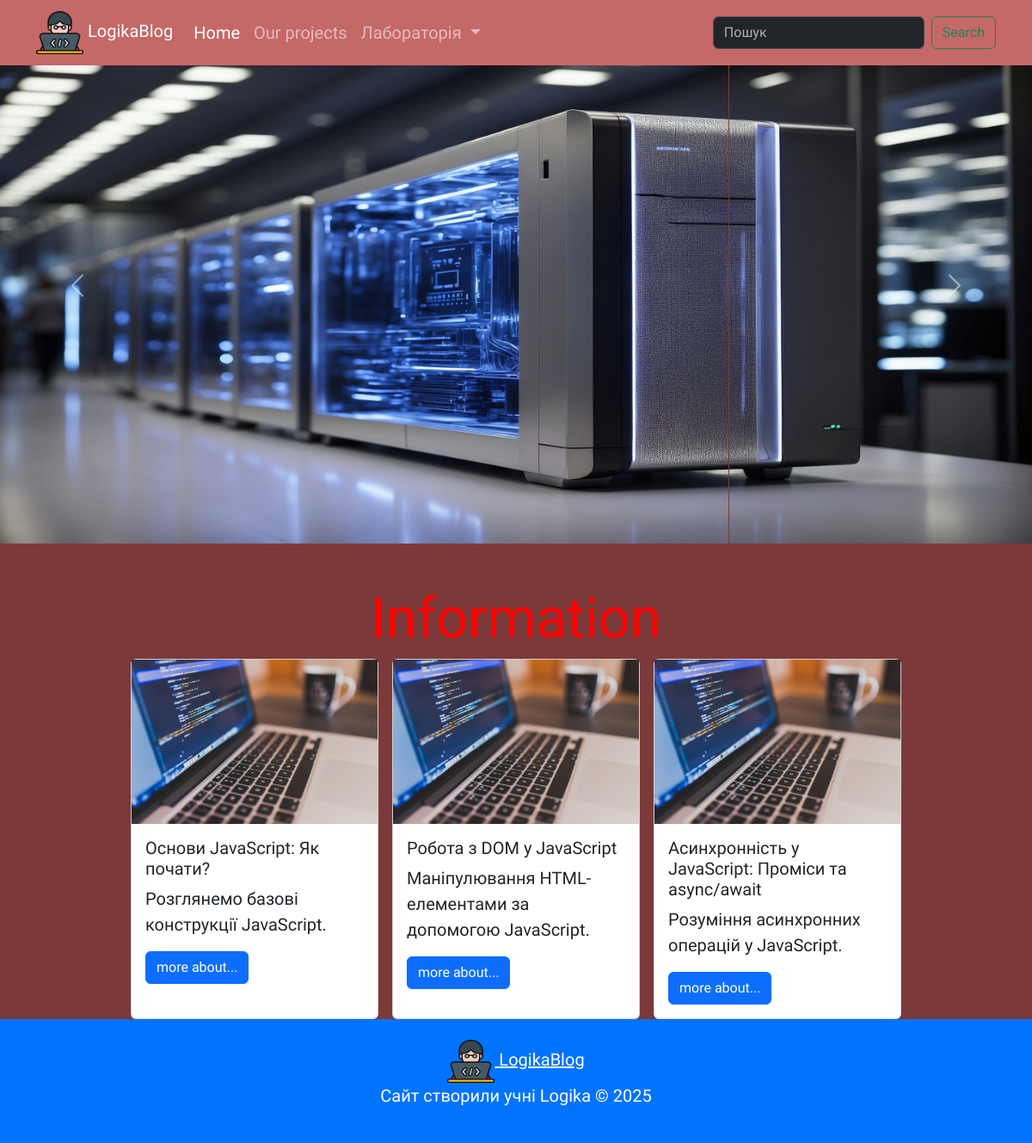
Page /category/1 on the committed database.
### tables this page shows
CREATE TABLE articles(
    id INTEGER NOT NULL UNIQUE PRIMARY KEY AUTOINCREMENT,
    title TEXT NOT NULL,
    description TEXT,
    text TEXT,
    image TEXT,
    author_id INTEGER NOT NULL,
    category_id INTEGER, 
    creared_at TEXT DEFAULT CURRENT_TIMESTAMP,

    FOREIGN KEY (author_id) REFERENCES users(id),
    FOREIGN KEY (category_id) REFERENCES categories(id)

);

### app.py (the view)
@app.route("/category/<int:category_id>")  # Вказуємо url-адресу для виклику функції
def category_page(category_id):
    categories = db.get_categories()
    articles = db.get_articles_by_category(category_id)
    return render_template("index.html", categories=categories, articles=articles)  # html-сторінка, що повертається у браузер

### db_scripts.py (called while the page is built)
    def open_db(self):
        self.conn = sqlite3.connect(self.dbname)
        self.cursor = self.conn.cursor()

    def get_categories(self):
        self.open_db()
        self.cursor.execute('''SELECT * FROM categories''')
        data = self.cursor.fetchall()
        self.conn.close()
        return data

    def get_articles_by_category(self, category_id):
        self.open_db()
        self.cursor.execute('''SELECT * FROM articles articles WHERE category_id=?''', [category_id])
        data = self.cursor.fetchall()
        self.conn.close()
        return data

### templates/index.html (shortened to what this page needs)
{% extends 'base.html' %}
{% block content %}
      <div id="carouselExampleAutoplaying" class="carousel slide" data-bs-ride="carousel">
        <div class="carousel-inner">
          <div class="carousel-item active">
            <img src="{{url_for('static', filename='Photos/ai-generated-8649646_1920.jpg')}}" class="d-block w-100" alt="Bootstrap" width="200" height="600">
          </div>
        <button class="carousel-control-prev" type="button" data-bs-target="#carouselExampleAutoplaying" data-bs-slide="prev">
          <span class="carousel-control-prev-icon" aria-hidden="true"></span>
        </button>
        <button class="carousel-control-next" type="button" data-bs-target="#carouselExampleAutoplaying" data-bs-slide="next">
          <span class="carousel-control-next-icon" aria-hidden="true"></span>
        </button>
      </div>
      <main class="container mt-5">
          <h1 class="mt-5">Information</h1>
          <div class="d-flex flex-wrap justify-content-center gap-3">
          {% for article in articles %}
            <div class="card" style="width: 18rem;">
              {% if article[4] %}
              <img src="{{ url_for('static', filename='Photos/' + article[4]) }}" alt="...">
              {% endif %}
              <div class="card-body">
                <h5 class="card-title">{{article[1]}}</h5>
                <p class="card-text">{{article[2]}}</p>
                <a href="#" class="btn btn-primary">more about...</a>
              </div>
            </div>
          {% endfor %}
          </div>
      </main>
</html>
{% endblock  %}

### static/style.css (style rules this page uses)
body { background: rgb(124, 57, 57); color: white; font-size: 20px; font-family: "Sofia Sans Extra Condensed", sans-serif; }
h1 { color: red; font-size: 65px; text-align: center; font-family: "Sofia Sans Extra Condensed", sans-serif; }
a { color: #ffffff; }

### rows in the picture
articles: image (picture), title "Основи JavaScript: Як почати?", description "Розглянемо базові конструкції JavaScript."
articles: image (picture), title "Робота з DOM у JavaScript", description "Маніпулювання HTML-елементами за допомогою JavaScript."
articles: image (picture), title "Асинхронність у JavaScript: Проміси та async/await", description "Розуміння асинхронних операцій у JavaScript."
